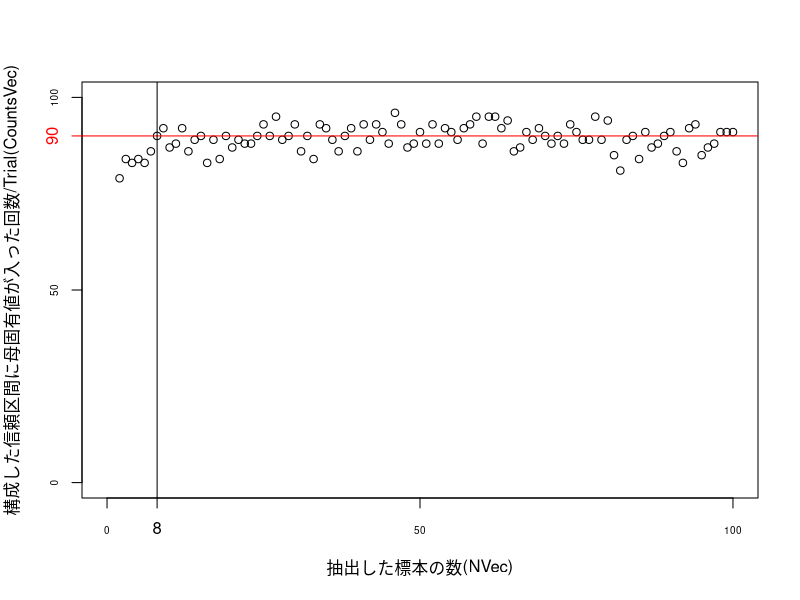

This figure's R source:
library(MASS) # 多変量正規分布に従う乱数を生成するmvrnorm()関数を用いるため，
              # それが定義されているMASSライブラリを読み込む．

# T.W.Andersonで導出された検定統計量を用いて信頼区間を構成し，母固有値に対して漸近的な受容域(4)の検証を行う関数
Anderson <- function(A, N, L, Lam){      # 引数は有意水準A/100のA%，標本数N，標本固有値L，母固有値Lam

  z <- qnorm(1 - (A / 2) / 100, 0, 1)　     # 100(A/2/100)%点zの導出
  T <- abs(sqrt((N - 1) / 2) * (L - Lam) / Lam) # T.W.Andersonで与えられる検定統計量の絶対値
  
 return(if(T <= z) {1} else {0}) # T.W.Andersonの不等式(4)に対応している．
                                 # 与えられた母固有値と標本固有値が(4)を満たせば1，満たさなければ0を返す．

}

# 期待値ベクトルMu，共分散行列Sigmaの多変量正規分布に従う母集団から，無作為抽出する標本の数を増やしていき，
# 各標本数毎に(100 * Trial)回のAnderson()関数を用いた信頼区間の検証を行う．
# (100 * Trial)回はその都度標本を取り直す．
# 信頼区間の検証とはつまり，抽出した標本の集まり毎の標本固有値で構成されるAndersonの信頼区間に母固有値が
# 含まれているかを確認し，さらに構成された信頼区間が母固有値の100(1-A/100)%信頼区間
# (Aは百分率として与えられるものとする)として成り立っているのかを確認し，
# 各標本数毎に構成した信頼区間に母固有値が含まれた回数をプロットする関数
ConfiPlot <- function(A, Mu, Sigma, Max, Trial){ # 引数は有意水準A/100のA%，母集団が従う多変量正規分布の
                                                 # 期待値ベクトルMuと共分散行列Sigma，抽出する標本数の最大値Max，
                                                 # 各標本数で試行する回数(100 * Trial)のTrial
  NVec <- c(2:Max) # 抽出する標本数を並べるベクトル．
                   # NVec[i] = 1のとき検定統計量が0になってしまうことを避ける．
  CountsVec <- numeric(Max - 1) # 構成した信頼区間に母固有値が入った回数(実際はTrialで割る)を並べるベクトル

  Lam <- eigen(Sigma)$values[1] # 母固有値
  
  Guide <- 0 # 考えている有意水準A/100に対して，
             # 上手く100(1-A/100)%信頼区間が構成できたときの標本数を入れるオブジェクト

  for(i in 1:(Max - 1)){ # 抽出する標本数の最大値(Maxで与えられる)-1の回数だけ繰り返す．
                         # つまり各標本数で以下を実行する．

    Counts <- 0  # 各標本数において構成した信頼区間に母固有値が入った回数を入れるオブジェクト

    for(j in 1:(100 * Trial)){ # (100 * Trial)の回数だけ繰り返し各標本数で信頼区間を構成する．
                               # Anderson()の結果がCountsに蓄積される．

      Sam <- mvrnorm(NVec[i], Mu, Sigma) # 多次元正規分布に従う確率ベクトルをNVec[i]組発生
                                         # ただしSigmaは対称行列で正定値行列
      L <- (prcomp(Sam)$sdev[1]) ^ 2     # 標本固有値
      Counts <- Counts + Anderson(A, NVec[i], L, Lam) # 標本数NVec[i]をj回目に抽出して計算したAnderson()が
                                                      # j-1回目までのCountsに足される．

    }

    CountsVec[i] <- Counts / Trial # CountsVec[i]に標本数NVec[i]の時のCountsを代入する．
    if(((CountsVec[i]) >= 100 - A) && (Guide == 0)){ # 満たしたい有意水準A/100に対して，
                                                     # 100(1-A/100)%信頼区間が構成出来た時の
                                                     # 標本数をGuideに代入する．
       Guide <- NVec[i]
    }
  }

  plot(NVec, CountsVec, xlim = c(0, Max), ylim = c(0, 100) # 横軸を標本数NVec，縦軸を各標本数において構成した
                                                           # 信頼区間に母固有値が入った回数CountsVecとしたグラフ
       , xaxt = "n", yaxt = "n", xlab = "抽出した標本の数(NVec)"
       , ylab = "構成した信頼区間に母固有値が入った回数/Trial(CountsVec)", pch = 1)
  abline(h = 100 - A, col = 'red')                         # 横軸に平行で．満たしたい(信頼係数*100)%に線を引く．

  axis(side = 2, at = c(0, 50, 100), labels = c(0, 50, 100), cex.axis=0.6)
  axis(side = 2, at = 100 - A,　labels = 100 - A, col.ticks ='red', col.axis = "red")

  axis(side = 1, at = c(0, Max / 2, Max), labels = c(0, Max / 2, Max), cex.axis=0.6)
  if (Guide != 0){           # Guideの値が標本数の最大値として与えられるMax以下であれば，縦軸に平行で
                             # 満たしたい有意水準A/100に対して100(1-A/100)%信頼区間を
                             # 最初に構成出来た標本数で線を引く．
     abline(v = Guide, col = 'black')
     axis(side = 1, at = Guide,　labels = Guide, col.ticks ='black', col.axis = "black")
  }
}


Mu0　<-　c(1, 2, 3, 4, 5) #母期待値ベクトル
Sigma0 <- rbind(         #母共分散行列，ただし正定値
  c(1, 0, -1, 1, -1),
  c(0, 2, 0, 1, 1),
  c(-1, 0, 3, 0, 2),
  c(1, 1, 0, 4, -1),
  c(-1, 1, 2, -1, 5)
)

# 上記の母期待値ベクトルMu0，母共分散行列Sigma0に従う確率ベクトルから標本を最大でMax = 100まで
# 抽出し，標本数2,...,Maxそれぞれの下で(100 * Trial) = 100の回数だけAndersonを計算する．
# 有意水準はA/100 = 0.1（A=10%）で，100(1-A/100) = 90%信頼区間を構成したい．
ConfiPlot(10, Mu0, Sigma0, 100, 1) 
